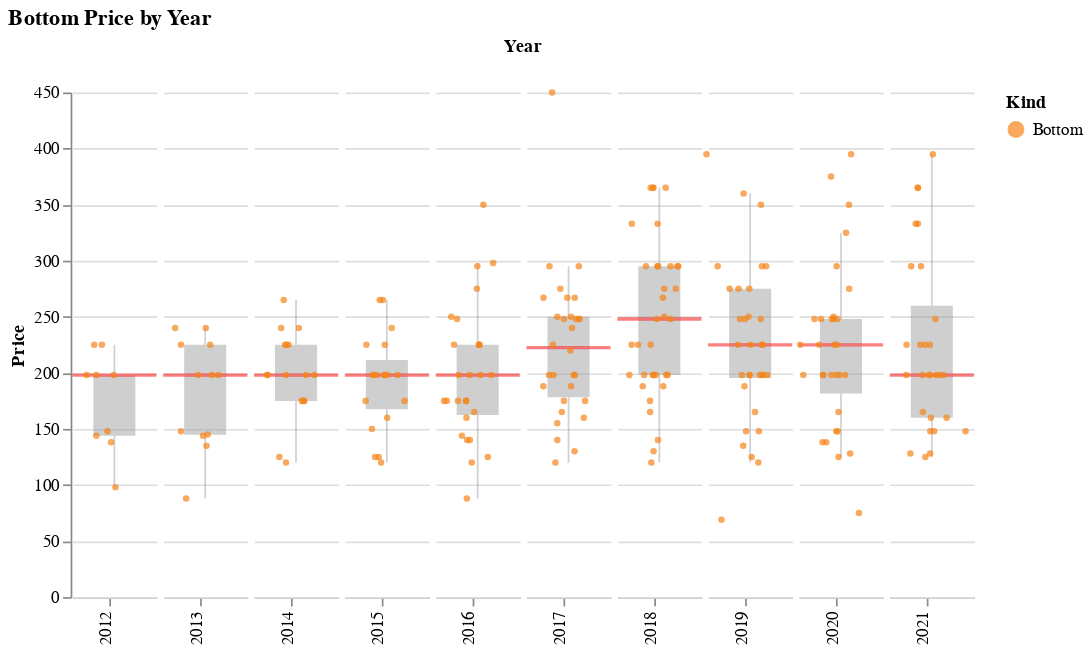

Notebook cell for this chart:
### Code cell
plots.price_plot(clothes_products_df[clothes_products_df['Kind'] == 'Bottom'], 
                 'Kind', 
                 kind_sort_order,
                 color_scale=alt.Scale(range=['#f58518'])).properties(title='Bottom Price by Year')

### Figure 1 — Vega-Lite specification as saved in the notebook (floating-point values rounded to 4 significant figures; data arrays with more than 128 entries replaced by an {"elided": "..."} marker saying what was removed)
{"$schema": "https://vega.github.io/schema/vega-lite/v4.8.1.json", "config": {"facet": {"spacing": 0}, "view": {"continuousHeight": 300, "continuousWidth": 400, "stroke": null}}, "data": {"name": "data-7867a86df230ce150fe4fe6c0517fe87"}, "datasets": {"data-7867a86df230ce150fe4fe6c0517fe87": {"elided": "239 records"}}, "facet": {"column": {"field": "Year", "header": {"labelAlign": "right", "labelAngle": -90, "labelOrient": "bottom", "labelPadding": 3, "titleOrient": "top"}, "type": "ordinal"}}, "spec": {"layer": [{"encoding": {"y": {"axis": {}, "field": "Price", "scale": {}, "type": "quantitative"}}, "mark": {"color": "#A0A0A0", "opacity": 0.5, "outliers": false, "size": 25, "type": "boxplot"}, "width": 50}, {"layer": [{"encoding": {"y": {"aggregate": "median", "field": "Price", "type": "quantitative"}}, "mark": {"color": "red", "opacity": 0.5, "size": 2, "type": "rule"}, "width": 50}, {"encoding": {"color": {"field": "Kind", "scale": {"range": ["#f58518"]}, "sort": ["Bottom", "Top", "Layer"], "type": "nominal"}, "tooltip": [{"field": "Product", "type": "nominal"}, {"field": "Price", "type": "quantitative"}, {"field": "Price-2021", "type": "quantitative"}], "x": {"axis": {"grid": false, "labels": false, "ticks": true, "values": [0]}, "field": "jitter", "scale": {}, "title": null, "type": "quantitative"}, "y": {"axis": {}, "field": "Price", "scale": {}, "type": "quantitative"}}, "mark": {"opacity": 0.7, "size": 15, "type": "circle"}, "transform": [{"as": "jitter", "calculate": "sqrt(-1*log(random()))*cos(2*PI*random())"}], "width": 50}]}]}, "title": "Bottom Price by Year"}
